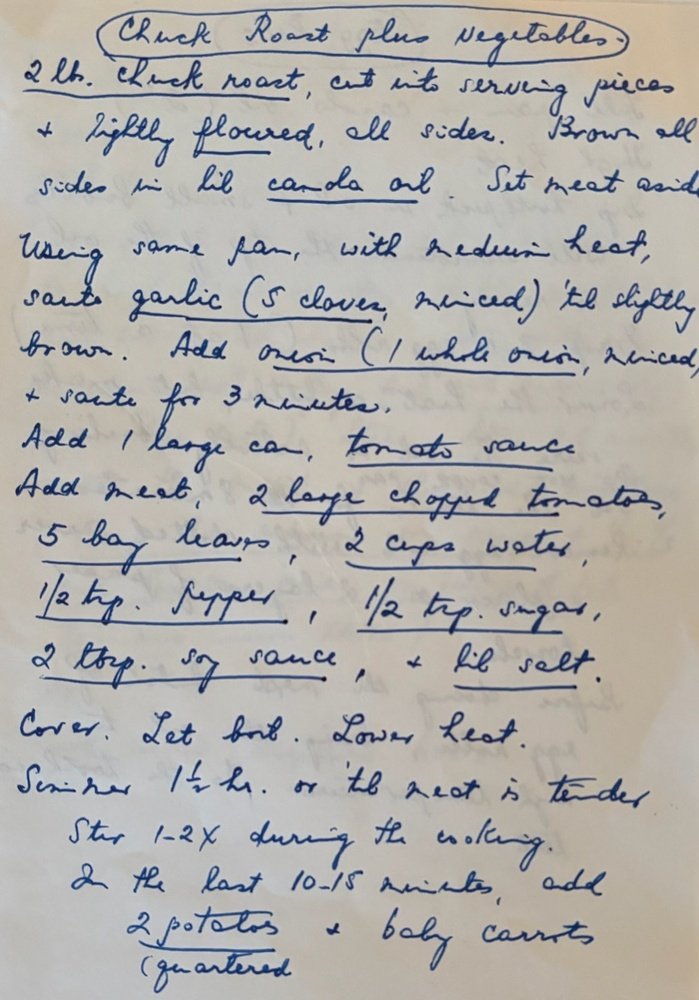
#> input picture recipe2.jpg, 699 x 1000 px, shrunk from 1012 x 1448 before the run
$ jupyter execute Expiriment.ipynb
#> lines starting #> are read from the running program, lines starting #| are printed output that depends on the picture; after the words box and inside, x2 and y2 are one past the last pixel; in counts of white or black regions, pixels touching at a corner belong together
### gpt.py
from dotenv import load_dotenv
from openai import OpenAI
import base64


# Define the prompt and image path
IMAGE_PATH = "./Sentence.jpg"
#SYS_PROMPT_PATH = 'gptSys.txt'
SYS_PROMPT_PATH = 'gptSys2.txt'
PROMPT = "What does this say?"


# Load environment variables
load_dotenv()

def encode_image(image_path):
    with open(image_path, "rb") as image_file:
        return base64.b64encode(image_file.read()).decode('utf-8')

# [30 lines left out: function chatgpt_with_image, not called in this run]

def run_chatgpt(img_path):
    with open(SYS_PROMPT_PATH, 'r', encoding='utf-8') as file:
        lines = file.readlines()
        system_prompt = ''.join(lines)

    result = chatgpt_with_image(img_path, system_prompt)
    return result

# [8 lines of commented-out code are left out]

### Expiriment.ipynb
[cell 1]
# Imports

import matplotlib.pyplot as plt
import numpy as np
from PIL import Image
from scipy.ndimage import gaussian_filter1d
from scipy.signal import find_peaks
import os
import shutil
import gpt
from PIL import Image
import cv2
import threading

[cell 2]
# Open Image

# Read image
IMAGE_PATH = "./recipe2.jpg"

image = Image.open(IMAGE_PATH).convert('RGB')
#> image is the input picture: PIL image 699x1000 RGB; mean R, G, B 177.1, 174.9, 171

[cell 3]
# Process Image for easier reading

# Convert PIL Image to OpenCV format
img = cv2.cvtColor(np.array(image), cv2.COLOR_RGB2BGR)

# Convert to grayscale
gray = cv2.cvtColor(img, cv2.COLOR_BGR2GRAY)
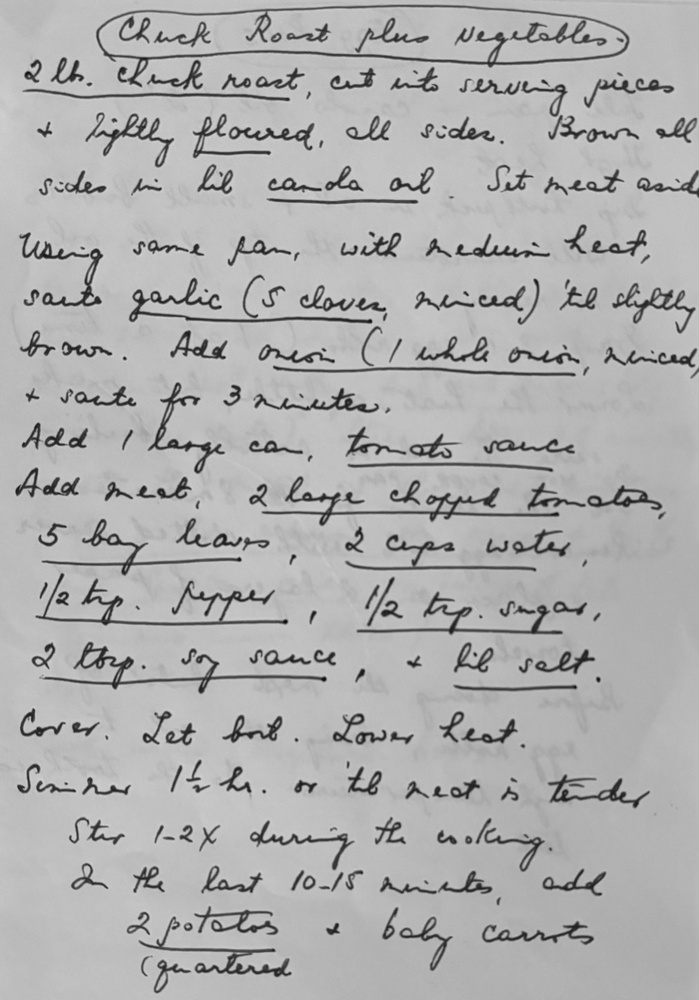
#> gray: shape (1000, 699); min 10, max 210, mean 175.1

# Reduce noise
blurred = cv2.GaussianBlur(gray, (5, 5), 0)

# Inprove Contrast
_, thresh = cv2.threshold(blurred, 0, 255, cv2.THRESH_BINARY + cv2.THRESH_OTSU)
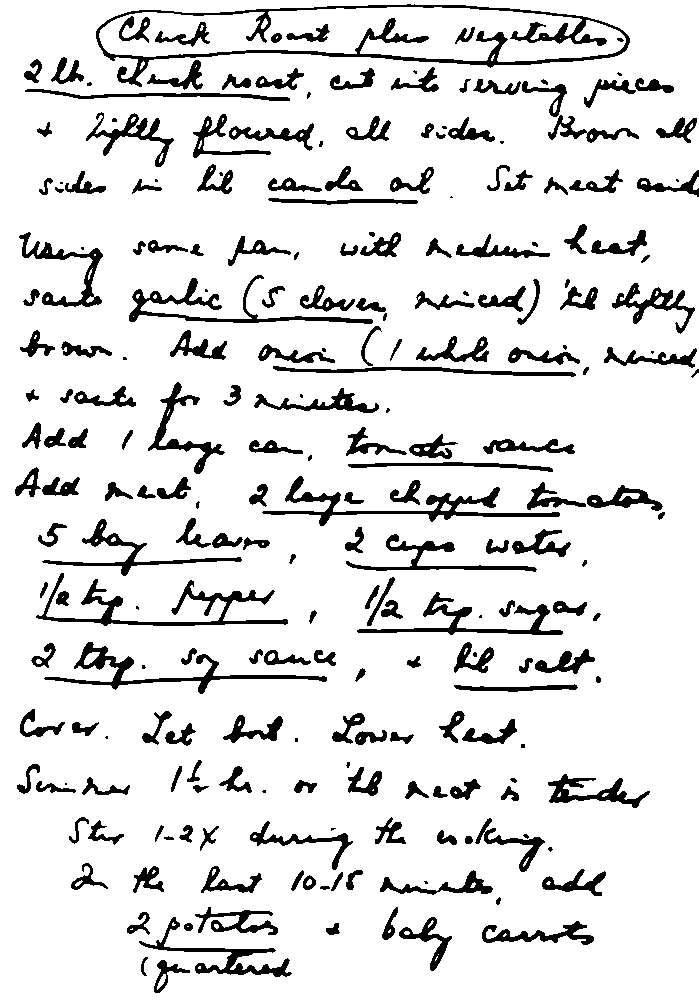
#> thresh: shape (1000, 699); 88.3% white; 241 black regions (36 under 20 px), largest, box (x1, y1, x2, y2) and area: (96, 4, 630, 87) 5588, (36, 573, 288, 626) 2449, (262, 476, 560, 526) 2386

# Median blur to remove remaining spots
denoised = cv2.medianBlur(thresh, 3)
#> denoised: shape (1000, 699); 88.3% white; 240 black regions (38 under 20 px), largest, box (x1, y1, x2, y2) and area: (96, 4, 630, 87) 5606, (36, 573, 288, 626) 2448, (263, 476, 560, 526) 2393

# More smoothing
denoised = cv2.GaussianBlur(denoised, (3, 3), 0)

# Convert back to RGB (but still grayscale)
denoised_3channel = cv2.cvtColor(denoised, cv2.COLOR_GRAY2BGR)
denoised_rgb = cv2.cvtColor(denoised_3channel, cv2.COLOR_BGR2RGB)

# Convert to PIL Image and then to numpy array
processed_pil = Image.fromarray(denoised_rgb)
img_arr = np.array(processed_pil, dtype=np.uint32)
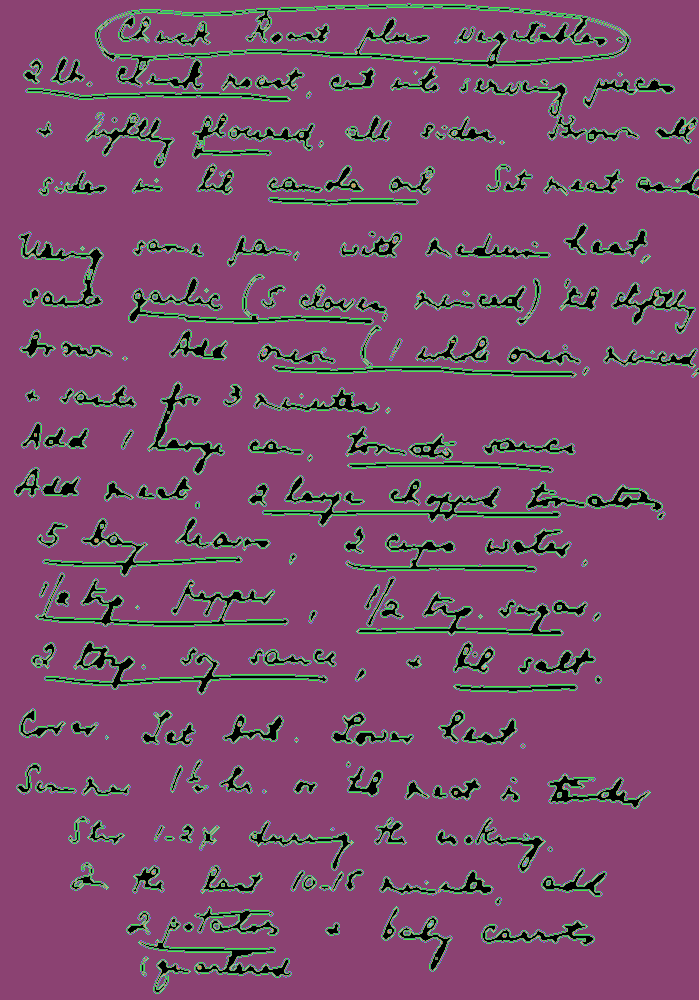
#> img_arr: shape (1000, 699, 3) uint32; 17 distinct labels, from 0 to 255; one colour per label, 0 black
original_img_arr = np.array(processed_pil, dtype=np.uint8)

[cell 4]
plt.figure(figsize=(15, 7))  # Adjust figure size as needed

#Show Images
plt.subplot(1, 2, 1)  # (rows, columns, index)
plt.imshow(np.array(original_img_arr))
#plt.axis('off')
plt.title("Original Image")

[cell 5]
def process_image(img_arr):
    '''
    Detect colums in text, then split into segments where best fit
    '''

    # Calculate column brightness
    _, width, _ = img_arr.shape
#> width = 699
    column_brightness = []

    # Calculate average brightness for each column
    for col_idx in range(width):
        col = img_arr[:, col_idx]
        R = np.mean(col[:, 0])
        G = np.mean(col[:, 1])
        B = np.mean(col[:, 2])
        avg = (R + G + B) / 3
        column_brightness.append(avg)
#> this loop made 699 passes
#> (R, G, B, avg) on passes 1 to 3: (255, 255, 255, 255), (255, 255, 255, 255), (255, 255, 255, 255)
#> after the loop, column_brightness = 699 values, max 255 at index 0, min 203.2 at index 198, mean 225.2

    # Find column splits
    column_brightness_np = np.array(column_brightness)
#> column_brightness_np has the same summary as column_brightness
    smoothed_column_data = gaussian_filter1d(column_brightness_np, sigma=30)
#> smoothed_column_data = 699 values, max 243.6 at index 698, min 216 at index 204, mean 225.2
    column_peaks, _ = find_peaks(smoothed_column_data,
        distance=100,
        prominence=32
    )
#> column_peaks = empty array

    # Split column into sections
    split_images = []
    column_sections = []
    start_col = 0
    all_row_peaks = [] #All peaks in brightness

    # Keep track of every place to split into columns
    all_column_splits = np.sort(np.append(column_peaks, width))
#> all_column_splits = [699]

    # First split into columns
    for end_col in all_column_splits:
        column_section = img_arr[:, start_col:end_col]
        column_sections.append(column_section)
        start_col = end_col
#> this loop made 1 pass
#> (end_col, start_col) on pass 1: (699, 699)
#> after the loop, column_sections = 1 item

    # Process EACH column section for rows
    for col_section in column_sections:
        # Calculate row brightness
        row_brightness = []
        for row in col_section:
            avg = np.mean(row)
            row_brightness.append(avg)

        # Find row splits
        row_brightness_np = np.array(row_brightness)
        smoothed_row_data = gaussian_filter1d(row_brightness_np, sigma=5)
        row_peaks, _ = find_peaks(smoothed_row_data,
            distance=200,
            prominence=32
        )
        all_row_peaks.append(row_peaks)

        # Split this column into rows
        start_row = 0

        # Add row peaks and the last row index
        all_row_splits = np.sort(np.append(row_peaks, col_section.shape[0]))

        # Process each row section
        for i, end_row in enumerate(all_row_splits):
            section = col_section[start_row:end_row]
            split_images.append(np.array(section).astype(np.uint8))
            start_row = end_row
#> this loop made 1 pass
#> all_row_splits on pass 1: [217, 420, 755, 1000]
#> after the loop, all_row_peaks = [[217, 420, 755]]; split_images = 4 items

    # Visualize the splits
    lined_img_arr = img_arr.copy()

    # vertical lines for column splits
    for col in column_peaks:
        lined_img_arr[:, col] = [0, 0, 255]
#> this loop made 0 passes

    # Add horizontal lines for row splits in each column section
    start_col = 0
    for i, end_col in enumerate(all_column_splits):
        row_peaks = all_row_peaks[i]
        # horizontal lines for this column section
        for row in row_peaks:
            lined_img_arr[row, start_col:end_col] = [255, 0, 0]
        start_col = end_col
#> this loop made 1 pass
#> (end_col, row_peaks, start_col) on pass 1: (699, [217, 420, 755], 699)
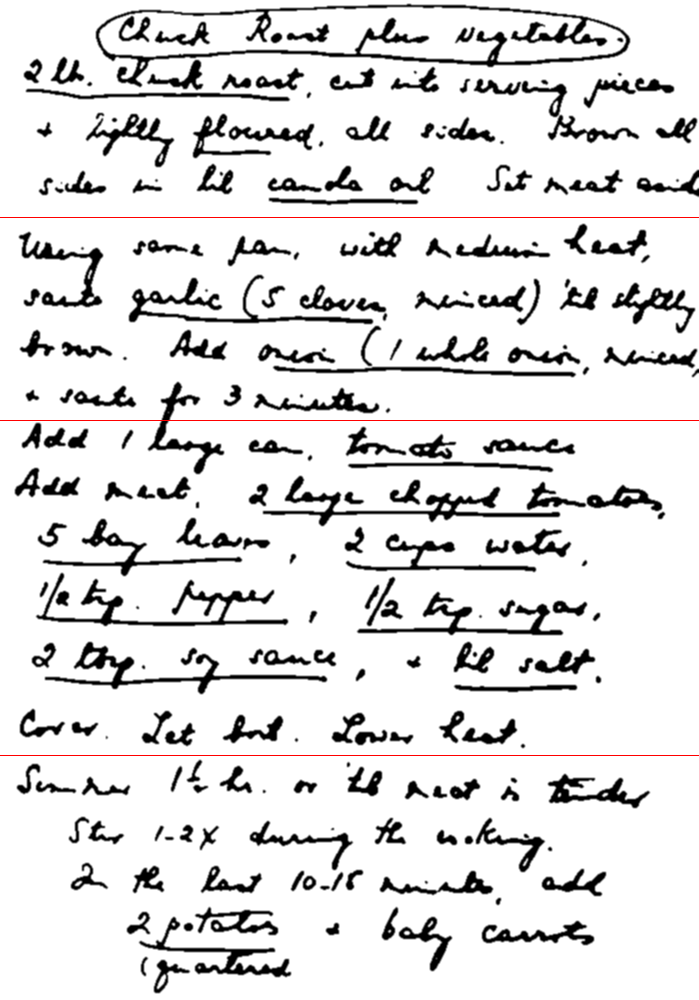
#> lined_img_arr: shape (1000, 699, 3); mean R, G, B 225.2, 224.4, 224.4


    # Create figure
    fig, axs = plt.subplots(3, 1, figsize=(15, 20), gridspec_kw={'height_ratios': [1, 1, 2]})

    # column analysis
    axs[0].plot(smoothed_column_data, label="Smoothed Column Brightness")
    axs[0].plot(column_peaks, smoothed_column_data[column_peaks], "x", label="Column Splits")
    axs[0].set_xlabel("Pixel Column Index")
    axs[0].set_ylabel("Brightness")
    axs[0].legend()

    # Row analysis
    axs[1].plot(smoothed_row_data, label="Smoothed Row Brightness")
    axs[1].plot(row_peaks, smoothed_row_data[row_peaks], "x", label="Row Splits")
    axs[1].set_xlabel("Pixel Row Index")
    axs[1].set_ylabel("Brightness")
    axs[1].legend()

    # Result Splits
    axs[2].imshow(lined_img_arr)
    axs[2].set_title("Split Visualization (Blue: Columns, Red: Rows)")

    # Adjust layout to fit 100% horizontally
    plt.tight_layout()
    plt.show()
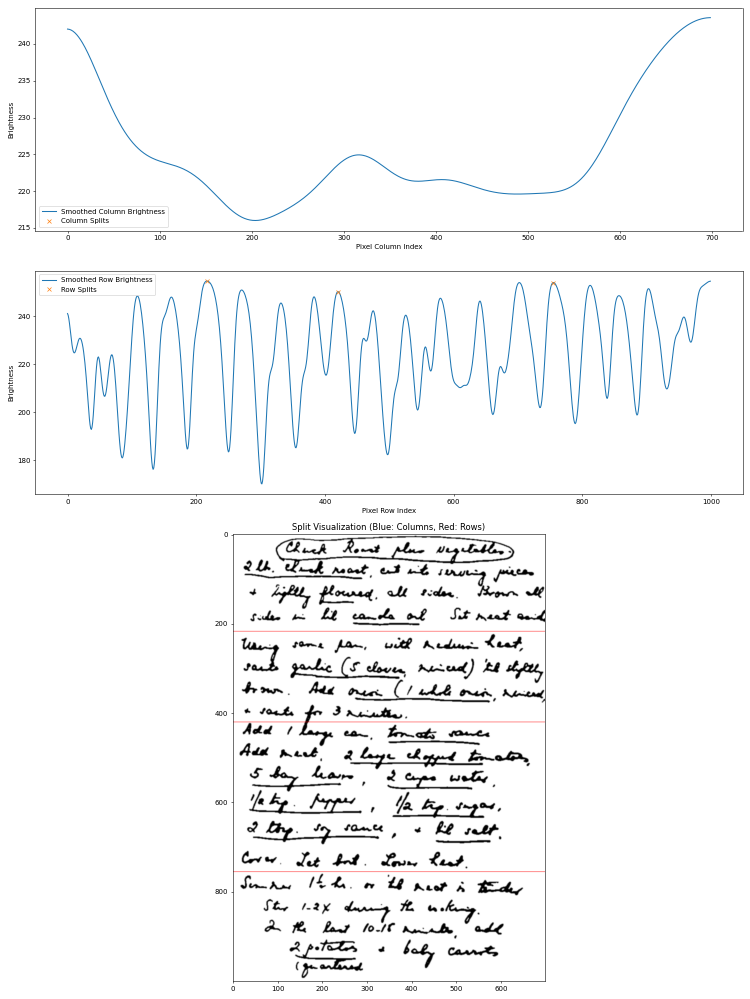
#> figure drawn by matplotlib, 3 panels; panel 1: curve peaks at x = 698, y = 243.6; panel 2: curve peaks at x = 217, y = 254.6


    return split_images

[cell 6]
# Process the image
split_images = process_image(original_img_arr)
#> split_images = 4 items

# Display all sections in a grid
num_sections = len(split_images)
#> num_sections = 4
num_cols = 1
num_rows = (num_sections + num_cols - 1) // num_cols
#> num_rows = 4

plt.figure(figsize=(20, 5 * num_rows))
for i, section in enumerate(split_images):
    plt.subplot(num_rows, num_cols, i + 1)
    plt.imshow(section)
    plt.title(f"Section {i+1}")
#> this loop made 4 passes
plt.tight_layout()
plt.show()
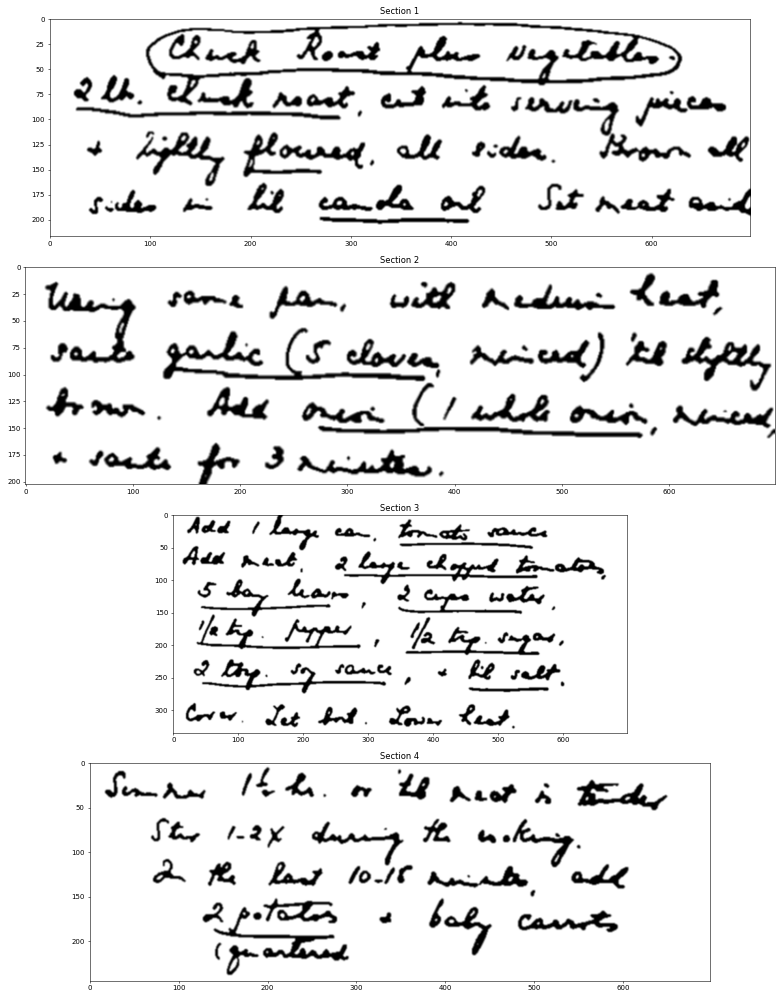
#> figure drawn by matplotlib, 4 panels

[cell 7]
# Save and print all results

# Directory to save the split images
output_dir = "split_images"

# Clear the directory if it exists
if os.path.exists(output_dir):
    shutil.rmtree(output_dir)  # Remove the directory and all its contents
os.makedirs(output_dir, exist_ok=True)  # Recreate the empty directory

responses = []
threads = []
num_threads = 5

def readImage(responses, i, pic):
    converted_img = Image.fromarray(pic)

    # Save the image
    image_path = os.path.join(output_dir, f"image_{i+1}.webp")
    converted_img.save(image_path, 'WEBP', quality=5)

    #Get chatGPT translation
    import time
    time.sleep(.75*i)    # Pause 5.5 seconds
    print(f"Processing Image {i}")
    responses[i] = gpt.run_chatgpt(image_path)

responses = [None] * len(split_images)  # Initialize responses with size so it is thread safe
#> responses = 4 items
threads = []

# Start threads
for i, pic in enumerate(split_images):
    t = threading.Thread(target=readImage, args=(responses, i, pic))
    threads.append(t)
    t.start()
#> after the loop, threads = 4 items

# Wait for all threads to finish
for t in threads:
    t.join()

# Display each image and its response in the original order
for i, pic in enumerate(split_images):
    plt.figure(figsize=(10, 10))
    plt.imshow(pic)
    plt.axis('off')
    plt.title(f"Image {i+1}")
    plt.show()
    print(responses[i])
#> this loop made 4 passes
#| None
#| None
#| None
#| None
#> pass 1, `plt.show()`:
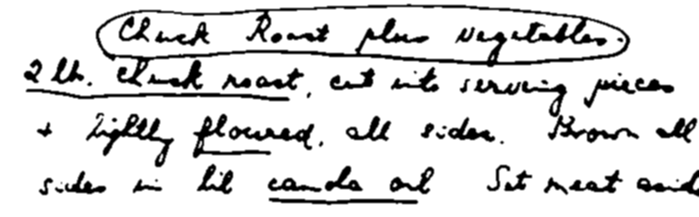
#> shown: shape (217, 699, 3); min 0, max 255, mean 220.1
#> pass 2, `plt.show()`:
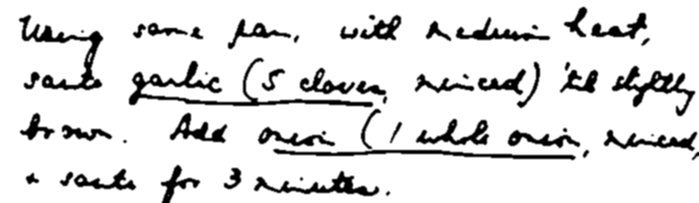
#> shown: shape (203, 699, 3); min 0, max 255, mean 223.6
